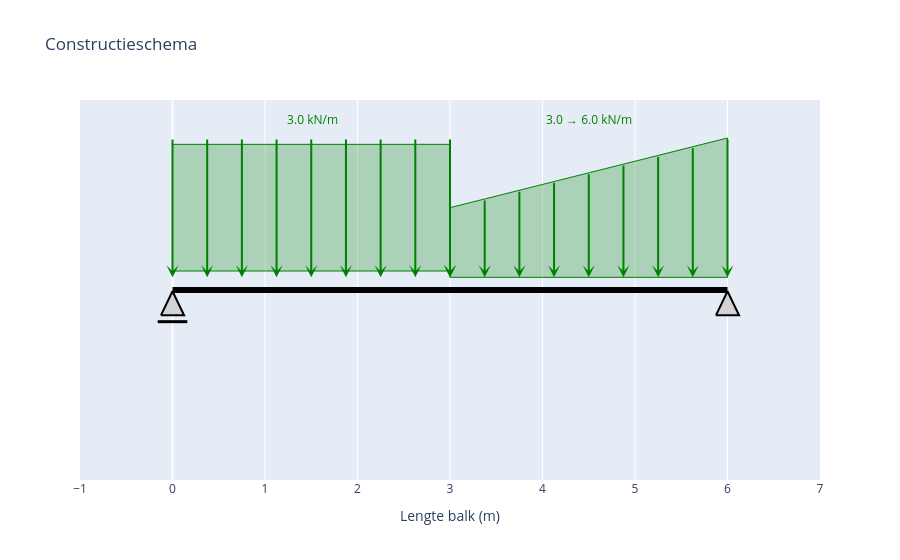

Write notebook code for a chart like this one.
### Code cell
# --- toon de figuren ---
fig_schema = maak_constructieschema_plotly()
fig_schema.show()

### Figure 1 — Plotly figure (JSON) as saved in the notebook; plotly's stock layout.template omitted (floating-point values rounded to 4 significant figures)
{"data": [{"hoverinfo": "skip", "line": {"color": "black", "width": 6}, "mode": "lines", "type": "scatter", "x": [0, 6], "y": [0, 0]}, {"fill": "toself", "fillcolor": "lightgray", "hoverinfo": "skip", "line": {"color": "black", "width": 2}, "mode": "lines", "opacity": 1, "type": "scatter", "x": [-0.125, 0.125, 0, -0.125], "y": [-0.2, -0.2, -0.01, -0.2]}, {"hoverinfo": "skip", "line": {"color": "black", "width": 3}, "mode": "lines", "type": "scatter", "x": [-0.16, 0.16], "y": [-0.25, -0.25]}, {"fill": "toself", "fillcolor": "lightgray", "hoverinfo": "skip", "line": {"color": "black", "width": 2}, "mode": "lines", "opacity": 1, "type": "scatter", "x": [5.875, 6.125, 6, 5.875], "y": [-0.2, -0.2, -0.01, -0.2]}], "layout": {"annotations": [{"arrowcolor": "green", "arrowhead": 3, "arrowsize": 1, "arrowwidth": 2, "ax": 0, "axref": "x", "ay": 1.2, "ayref": "y", "showarrow": true, "text": "", "x": 0, "xref": "x", "y": 0.1, "yref": "y"}, {"arrowcolor": "green", "arrowhead": 3, "arrowsize": 1, "arrowwidth": 2, "ax": 0.375, "axref": "x", "ay": 1.2, "ayref": "y", "showarrow": true, "text": "", "x": 0.375, "xref": "x", "y": 0.1, "yref": "y"}, {"arrowcolor": "green", "arrowhead": 3, "arrowsize": 1, "arrowwidth": 2, "ax": 0.75, "axref": "x", "ay": 1.2, "ayref": "y", "showarrow": true, "text": "", "x": 0.75, "xref": "x", "y": 0.1, "yref": "y"}, {"arrowcolor": "green", "arrowhead": 3, "arrowsize": 1, "arrowwidth": 2, "ax": 1.125, "axref": "x", "ay": 1.2, "ayref": "y", "showarrow": true, "text": "", "x": 1.125, "xref": "x", "y": 0.1, "yref": "y"}, {"arrowcolor": "green", "arrowhead": 3, "arrowsize": 1, "arrowwidth": 2, "ax": 1.5, "axref": "x", "ay": 1.2, "ayref": "y", "showarrow": true, "text": "", "x": 1.5, "xref": "x", "y": 0.1, "yref": "y"}, {"arrowcolor": "green", "arrowhead": 3, "arrowsize": 1, "arrowwidth": 2, "ax": 1.875, "axref": "x", "ay": 1.2, "ayref": "y", "showarrow": true, "text": "", "x": 1.875, "xref": "x", "y": 0.1, "yref": "y"}, {"arrowcolor": "green", "arrowhead": 3, "arrowsize": 1, "arrowwidth": 2, "ax": 2.25, "axref": "x", "ay": 1.2, "ayref": "y", "showarrow": true, "text": "", "x": 2.25, "xref": "x", "y": 0.1, "yref": "y"}, {"arrowcolor": "green", "arrowhead": 3, "arrowsize": 1, "arrowwidth": 2, "ax": 2.625, "axref": "x", "ay": 1.2, "ayref": "y", "showarrow": true, "text": "", "x": 2.625, "xref": "x", "y": 0.1, "yref": "y"}, {"arrowcolor": "green", "arrowhead": 3, "arrowsize": 1, "arrowwidth": 2, "ax": 3, "axref": "x", "ay": 1.2, "ayref": "y", "showarrow": true, "text": "", "x": 3, "xref": "x", "y": 0.1, "yref": "y"}, {"font": {"color": "green"}, "showarrow": false, "text": " 3.0 kN/m", "x": 1.5, "y": 1.35}, {"arrowcolor": "green", "arrowhead": 3, "arrowsize": 1, "arrowwidth": 2, "ax": 3, "axref": "x", "ay": 0.65, "ayref": "y", "showarrow": true, "text": "", "x": 3, "xref": "x", "y": 0.1, "yref": "y"}, {"arrowcolor": "green", "arrowhead": 3, "arrowsize": 1, "arrowwidth": 2, "ax": 3.375, "axref": "x", "ay": 0.7188, "ayref": "y", "showarrow": true, "text": "", "x": 3.375, "xref": "x", "y": 0.1, "yref": "y"}, {"arrowcolor": "green", "arrowhead": 3, "arrowsize": 1, "arrowwidth": 2, "ax": 3.75, "axref": "x", "ay": 0.7875, "ayref": "y", "showarrow": true, "text": "", "x": 3.75, "xref": "x", "y": 0.1, "yref": "y"}, {"arrowcolor": "green", "arrowhead": 3, "arrowsize": 1, "arrowwidth": 2, "ax": 4.125, "axref": "x", "ay": 0.8563, "ayref": "y", "showarrow": true, "text": "", "x": 4.125, "xref": "x", "y": 0.1, "yref": "y"}, {"arrowcolor": "green", "arrowhead": 3, "arrowsize": 1, "arrowwidth": 2, "ax": 4.5, "axref": "x", "ay": 0.925, "ayref": "y", "showarrow": true, "text": "", "x": 4.5, "xref": "x", "y": 0.1, "yref": "y"}, {"arrowcolor": "green", "arrowhead": 3, "arrowsize": 1, "arrowwidth": 2, "ax": 4.875, "axref": "x", "ay": 0.9938, "ayref": "y", "showarrow": true, "text": "", "x": 4.875, "xref": "x", "y": 0.1, "yref": "y"}, {"arrowcolor": "green", "arrowhead": 3, "arrowsize": 1, "arrowwidth": 2, "ax": 5.25, "axref": "x", "ay": 1.062, "ayref": "y", "showarrow": true, "text": "", "x": 5.25, "xref": "x", "y": 0.1, "yref": "y"}, {"arrowcolor": "green", "arrowhead": 3, "arrowsize": 1, "arrowwidth": 2, "ax": 5.625, "axref": "x", "ay": 1.131, "ayref": "y", "showarrow": true, "text": "", "x": 5.625, "xref": "x", "y": 0.1, "yref": "y"}, {"arrowcolor": "green", "arrowhead": 3, "arrowsize": 1, "arrowwidth": 2, "ax": 6, "axref": "x", "ay": 1.2, "ayref": "y", "showarrow": true, "text": "", "x": 6, "xref": "x", "y": 0.1, "yref": "y"}, {"font": {"color": "green"}, "showarrow": false, "text": "3.0 → 6.0 kN/m", "x": 4.5, "y": 1.35}], "autosize": true, "shapes": [{"fillcolor": "rgba(0,128,0,0.25)", "line": {"color": "green", "width": 1}, "type": "rect", "x0": 0, "x1": 3, "y0": 0.15, "y1": 1.15}, {"fillcolor": "rgba(0,128,0,0.25)", "line": {"color": "green", "width": 1}, "path": "M 3.0,0.1 L 3.0,0.65 L 6.0,1.2000000000000002 L 6.0,0.1 Z", "type": "path"}], "showlegend": false, "title": {"text": "Constructieschema"}, "xaxis": {"autorange": false, "dtick": 1, "range": [-1, 7], "title": {"text": "Lengte balk (m)"}, "type": "linear"}, "yaxis": {"autorange": false, "range": [-1.5, 1.5], "showgrid": false, "showticklabels": false, "title": {}, "type": "linear", "zeroline": false}}}
